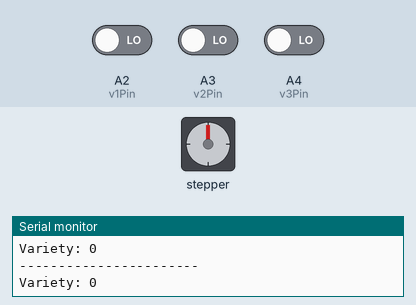
This sketch was run on a simulated Arduino Uno, built with avr-gcc and run on an emulated ATmega328P. On the bench: stepper motor, the last lines printed to the serial monitor. Wiring (inferred from the names in the program): stepper motor driver (200 steps per turn assumed): step pin 11; direction pin 12; enable pin 13. The test bench sets the inputs (shaded band); at power-on: A3 (v2Pin) LOW, A2 (v1Pin) LOW, A4 (v3Pin) LOW.

Above: at 1.2 s.
1.3 s: A3 (v2Pin) driven HIGH
At 2.5 s:
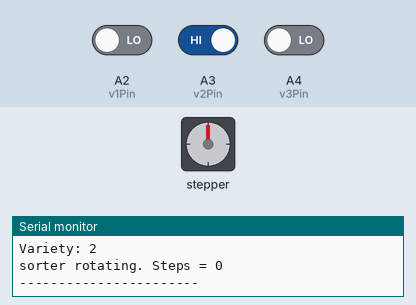
3.7 s: A2 (v1Pin) driven HIGH
At 5.5 s:
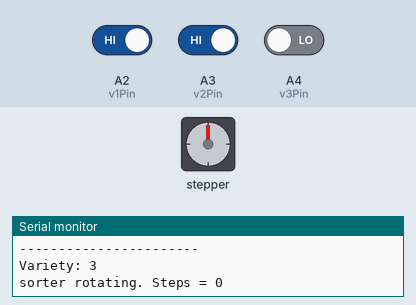
6.7 s: A2 (v1Pin) driven LOW
At 7.9 s:
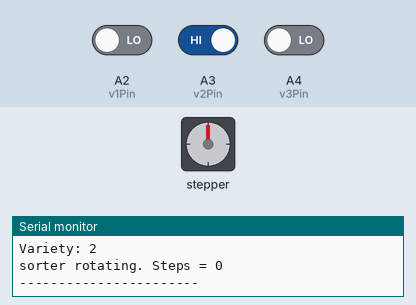
9.7 s: A2 (v1Pin) driven HIGH and A3 (v2Pin) driven LOW and A4 (v3Pin) driven HIGH
At 12.3 s:
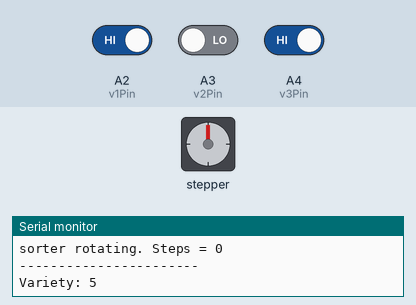
12.7 s: A4 (v3Pin) driven LOW
At 15.0 s:
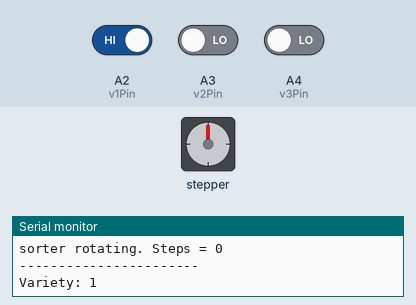
15.7 s: A2 (v1Pin) driven LOW and A4 (v3Pin) driven HIGH
At 18.3 s:
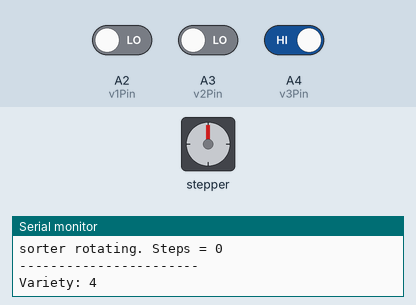
Timing chart, 0 to 19.7 s (numbered marks = the images above; inputs shaded):
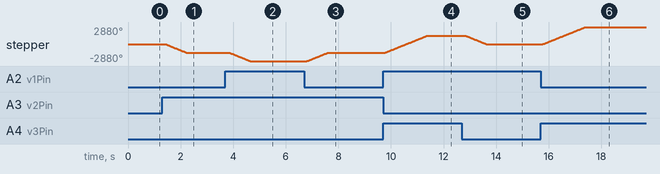

The sketch:

calibrateStepper.ino
```cpp
//sensor
const int echo = 5;
const int trig = 6;

//relay pins
const int r1 = 7;
const int r2 = 8;

// conveyor pin assignments
const int motor_step = 11;
const int motor_dir = 12;
const int motor_ena = 13;


//read pin assignments
const int startPin = A0;
const int enaPin = A1;
const int v1Pin = A2;
const int v2Pin = A3;
const int v3Pin = A4;


//setup var
int start, ena, v1, v2, v3, step, caneIn;
int position = 1;
int var = 1;


void setup() {
  Serial.begin(9600);

//sensor
  pinMode(trig, OUTPUT);
  pinMode(echo, INPUT);

//relay
  pinMode(r1, OUTPUT);
  pinMode(r2, OUTPUT);
  digitalWrite(r1,HIGH);
  digitalWrite(r2,HIGH);

//motors
  pinMode(motor_ena, OUTPUT);
  pinMode(motor_step, OUTPUT);
  pinMode(motor_dir, OUTPUT);
  digitalWrite(motor_ena, LOW);

  pinMode(startPin, INPUT);
  pinMode(enaPin, INPUT);
  pinMode(v1Pin, INPUT);
  pinMode(v2Pin, INPUT);
  pinMode(v3Pin, INPUT);

  Serial.println("Setup Complete");
}

void loop() {
  var = readVar();
  Serial.println("-----------------------");
  Serial.print("Variety: ");
  Serial.println(var);
  if (var!=0 && var!=6 && var!=7){
    step = det_position(var);

    Serial.print("sorter rotating. Steps = ");
    Serial.println(step);
    sorter(step);
    position = var;}

}

void sorter(int step){
  int vel = 500;
  int cal = 800;
  if (step<0){
    digitalWrite(motor_dir, LOW);
    step=abs(step);
    for (int i=0; i<step; i++){
      for (int x = 0; x< cal; x++){
        digitalWrite(motor_step,HIGH);
        delayMicroseconds(vel);
        digitalWrite(motor_step,LOW);
        delayMicroseconds(vel);}
    }
  }

  else if(step>0){
    digitalWrite(motor_dir, HIGH);
    step=abs(step);
    for (int i=0; i<step; i++){
      for (int x = 0; x< cal; x++){
        digitalWrite(motor_step,HIGH);
        delayMicroseconds(vel);
        digitalWrite(motor_step,LOW);
        delayMicroseconds(vel);}
    }
  }
}

int det_position(int var){
  int step;
  int toGo = position - var;

  if (toGo == -4){step = 1;}
  else if(toGo == -3){step = 2;}
  else if(toGo == 4){step = -1;}
  else if(toGo == 3){step = -2;}
  else {step = toGo;}

  return step;
}

int readVar(){
  int variety = 0;
  float v1 = digitalRead(v1Pin);
  float v2 = digitalRead(v2Pin);
  float v3 = digitalRead(v3Pin);

  if (v1==1) variety += 1;
  if (v2==1) variety += 2;
  if (v3==1) variety += 4;

  return variety;
}
```

Measured:
- after the input at 1.3 s, stepper: turns 1440° counter-clockwise in 0.81 s, starting after 0.10 s
- after the input at 3.7 s, stepper: turns 1440° counter-clockwise in 0.81 s, starting after 0.13 s
- after the input at 6.7 s, stepper: turns 1440° clockwise in 0.81 s, starting after 0.10 s
- after the input at 9.7 s, stepper: turns 2880° clockwise in 1.6 s, starting after 0.08 s
- after the input at 12.7 s, stepper: turns 1440° counter-clockwise in 0.81 s, starting after 0.11 s
- after the input at 15.7 s, stepper: turns 2880° clockwise in 1.6 s, starting after 0.08 s
